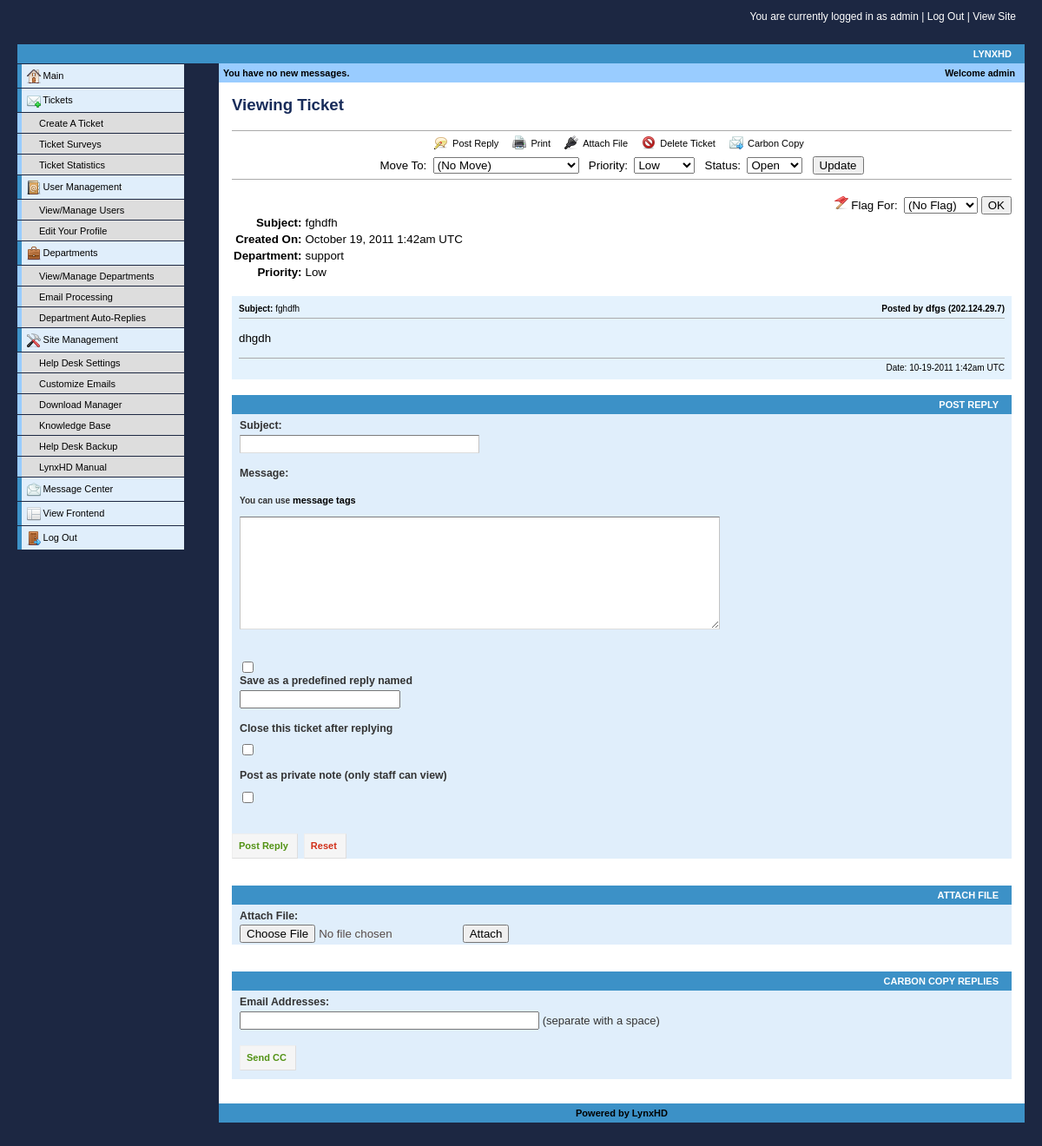
/admin/adminview.php?cmd=view&id=4E9E2B11 (signed in), run on the app's committed database.
### tables this page shows
CREATE TABLE IF NOT EXISTS `ticket` (
  `id` int(11) NOT NULL auto_increment,
  `ticket_id` varchar(40) NOT NULL default '',
  `dept_id` int(11) NOT NULL default '0',
  `email` varchar(255) NOT NULL default '',
  `name` varchar(20) NOT NULL default '',
  `subject` varchar(255) NOT NULL default '',
  `date` int(11) NOT NULL default '0',
  `status` int(11) NOT NULL default '0',
  `notify` tinyint(4) NOT NULL default '1',
  `priority` tinyint(4) NOT NULL default '0',
  `custom` text NOT NULL,
  `lastactivity` int(11) NOT NULL default '0',
  `lastpost` int(11) NOT NULL default '-1',
  `flag` int(11) NOT NULL default '-1',
  `private` int(4) NOT NULL default '0',
  `cc` text NOT NULL,
  PRIMARY KEY  (`id`)
);

CREATE TABLE IF NOT EXISTS `dept` (
  `id` int(11) NOT NULL auto_increment,
  `name` varchar(255) NOT NULL default '',
  `options` int(11) NOT NULL default '0',
  `sortnum` int(11) NOT NULL default '0',
  `description` varchar(255) NOT NULL default '',
  PRIMARY KEY  (`id`)
);

CREATE TABLE IF NOT EXISTS `post` (
  `id` int(11) NOT NULL auto_increment,
  `ticket_id` int(11) NOT NULL default '0',
  `user_id` int(11) NOT NULL default '0',
  `date` int(11) NOT NULL default '0',
  `subject` varchar(255) NOT NULL default '',
  `message` text NOT NULL,
  `ip` varchar(20) NOT NULL default '',
  `private` tinyint(4) NOT NULL default '0',
  PRIMARY KEY  (`id`)
);

### include/settings.php (called while the page is built, shortened)
<?
$db_prefix = '';
?>

### admin/adminview.php (the view, shortened to what this page needs)
<?php
include "../include/settings.php";
include "../include/include.php";
$HD_CURPAGE = $HD_URL_ADMINVIEW;
$options = array( "email", "url", "title", "emailheader", "emailfooter", "tags", "uploads", "email_ticket_notify", "email_ticket_notify_subject", "email_ticket_flagged", "email_ticket_flagged_subject", "autosurvey" );
$data = get_options( $options );
$ticketexists = 0;
if( $_GET[id][0] == 'M' )
  $is_ticket = 0;
else
  $is_ticket = 1;
if( $is_ticket )
{
  $exists = get_row_count( "SELECT COUNT(*) FROM {$pre}ticket AS ticket, {$pre}privilege AS priv WHERE ( ticket.ticket_id = '{$_GET[id]}' && priv.user_id = '{$_SESSION[user][id]}' && (priv.dept_id = ticket.dept_id || priv.dept_id = 0) )" );
  if( !$exists )
  {
    $msg = "<div class=\"errorbox\">Either you are not assigned to the department that this ticket was routed to or this ticket no longer exists.</div><br />";
    $ticketexists = 0;
  }
  else
    $ticketexists = 1;
}
if( $ticketexists )
{
  $row = mysql_fetch_array( mysql_query( "SELECT * FROM {$pre}ticket WHERE ( ticket_id = '{$_GET[id]}' )" ) );
  $row = mysql_fetch_array( mysql_query( "SELECT * FROM {$pre}ticket WHERE ( ticket_id = '{$_GET[id]}' )" ) );
}
include "./include/header.php";
?>
<div class="title"><?php echo $script_name ?> Viewing Ticket</div><br /><?php echo $msg ?>
<?php
if( $ticketexists )
{
?>
<center>
<table width="100%" border="0" cellspacing="0" cellpadding="0" bgcolor="#AAAAAA"><tr><td><img src="./images/blank.gif" width="1" height="1" /></td></tr></table>
<img src="./images/blank.gif" width="1" height="5" /><br />
<table border="0" cellspacing="0" cellpadding="0">
<tr>
<td><a href="#reply"><img src="./images/ticket-reply.png" alt="Post Reply" border="0" hspace="5" valign="middle" /></a></td><td><div class="normal"><a href="#reply">Post Reply</a>&nbsp;&nbsp;&nbsp;</div></td>
<td><a href="printable.php?id=<?php echo $_GET[id] ?>" target="_blank"><img src="./images/ticket-print.png" alt="Print" border="0" hspace="5" valign="middle" /></a></td><td><div class="normal"><a href="printable.php?id=<?php echo $_GET[id] ?>" target="_blank">Print</a>&nbsp;&nbsp;&nbsp;</div></td>
<?php
  if( $data[uploads] )
  {
?>
<td><a href="#attach"><img src="./images/ticket-attach.png" alt="Attach File" border="0" hspace="5" valign="middle" /></a></td><td><div class="normal"><a href="#attach">Attach File</a>&nbsp;&nbsp;&nbsp;</div></td>
<?php
  }
?>
<td><a href="javascript:if(confirm('Are you sure?')) window.location.href = '<?php echo $HD_CURPAGE . "?cmd=delete&id={$_GET[id]}" ?>'"><img src="./images/ticket-delete.png" alt="Delete<?php if( $is_ticket ) echo " Ticket" ?>" border="0" hspace="5" valign="middle" /></a></td><td><div class="normal"><a href="javascript:if(confirm('Are you sure?')) window.location.href = '<?php echo $HD_CURPAGE . "?cmd=delete&id={$_GET[id]}" ?>'">Delete<?php if( $is_ticket ) echo " Ticket" ?></a>&nbsp;&nbsp;&nbsp;</div></td>
<td><a href="#cc"><img src="./images/ticket-mailcc.png" alt="Carbon Copy" border="0" hspace="5" valign="middle" /></a></td><td><div class="normal"><a href="#cc">Carbon Copy</a>&nbsp;&nbsp;&nbsp;</div></td>
</tr>
</table>
</center>
<?php
  if( $is_ticket )
  {
?>
<img src="./images/blank.gif" width="1" height="8" /><br />
<center>
<table border="0" cellspacing="0" cellpadding="0">
<form action="<?php echo $HD_CURPAGE ?>" method="post">
<tr>
<td><div class="normal">Move To:&nbsp;
<select name="department">
<option value="-1">(No Move)</option>
</select>&nbsp;&nbsp;
Priority:&nbsp;
<select name="priority">
<option value="<?php echo $PRIORITY_LOW ?>" <?php echo ($row[priority] == $PRIORITY_LOW) ? "selected" : "" ?>>Low</option>
</select>&nbsp;&nbsp;
Status:&nbsp;
<select name="status">
<option value="<?php echo $HD_STATUS_OPEN ?>" <?php echo ($row[status] == $HD_STATUS_OPEN) ? "selected" : "" ?>>Open</option>
</select>&nbsp;&nbsp;
<input type="submit" value="Update" />
</div></td>
</tr>
</form>
</table>
</center>
<?php
  }
?>
<img src="./images/blank.gif" width="1" height="5" /><br />
<table width="100%" border="0" cellspacing="0" cellpadding="0" bgcolor="#AAAAAA"><tr><td><img src="./images/blank.gif" width="1" height="1" /></td></tr></table>
<br />
<?php
  if( $is_ticket )
  {
?>
<table width="100%" border="0" cellspacing="0" cellpadding="0">
<form action="<?php echo $HD_CURPAGE ?>" method="post">
<tr>
<td align="right">
<div class="normal"><img src="./images/mail-flag.png" /> Flag For:&nbsp;
<select name="flag">
<option value="-1" <?php if( $row[flag] == -1 ) echo "selected" ?>>(No Flag)</option>
</select>
<input type="submit" value="OK" />
</div></td>
</tr>
</form>
</table>
<?php
  }
?>
<table border="0" cellspacing="0" cellpadding="2">
<tr><td align="right"><div class="normal"><b>Subject:</b></div></td><td><div class="normal"><?php echo field( $row[subject] ) ?></div></td></tr>
<tr><td align="right"><div class="normal"><b>Created On:</b></div></td><td><div class="normal"><?php echo date( "F j, Y g:ia T", $row[date] ) ?></div></td></tr>
<?php
  if( $is_ticket )
  {
?>
<tr><td align="right"><div class="normal"><b>Department:</b></div></td><td><div class="normal">
<?php
    $res_dept = mysql_query( "SELECT name FROM {$pre}dept WHERE ( id = '{$row[dept_id]}' )" );
    $row_dept = mysql_fetch_array( $res_dept );
    echo field( $row_dept[0] );
?>
</div></td></tr>
<tr><td align="right"><div class="normal"><b>Priority:</b></div></td><td><div class="normal"><?php if( $row[priority] == $PRIORITY_LOW ) echo "Low"; else if( $row[priority] == $PRIORITY_MEDIUM ) echo "Medium"; else echo "High"; ?></div></td></tr>
<?php
  }
?>
</table>
<br />
<table width="100%" border="0" cellspacing="0" cellpadding="8">
<?php
  $res_post = mysql_query( "SELECT * FROM {$pre}post WHERE ( ticket_id = '{$row[id]}' ) ORDER BY date DESC" );
  $priv = get_row_count( "SELECT COUNT(*) FROM {$pre}privilege WHERE ( user_id = '{$_SESSION[user][id]}' && admin = '1' && (dept_id = '{$row[dept_id]}' || dept_id = '0') )" );
  while( $row_post = mysql_fetch_array( $res_post ) )
  {
    if( !$row_post["private"] )
    {
      $bgcolor = ($bgcolor == "#e4f2fd") ? "#EEEEEE" : "#e4f2fd";
      echo "<tr bgcolor=\"$bgcolor\"><td>";
    }
    else
    {
      $private_bgcolor = ($private_bgcolor == "#FFE0BC") ? "#FFEEDA" : "#FFE0BC";
      echo "<tr bgcolor=\"{$private_bgcolor}\"><td>";
    }
    if( $row_post[user_id] == -1 )
    {
      $ip = (trim( $row_post[ip] ) != "") ? " ({$row_post[ip]})" : "";
      echo "<table width=\"100%\" border=\"0\" cellspacing=\"0\" cellpadding=\"0\"><tr><td><div class=\"normal\"><font size=\"1\"><b>Subject:</b> " . field( $row_post[subject] ) . "</font></div></td><td><img src=\"./images/blank.gif\" width=\"10\" height=\"1\" /></td><td align=\"right\"><div class=\"normal\"><font size=\"1\"><b>Posted by <a href=\"mailto:{$row[email]}\">" . field( $row[name] ) . "</a>$ip</b></font></div></td></tr></table>";
    }
    if( $data[tags] )
      $row_post[message] = parse_tags( $row_post[message] );
    else
      $row_post[message] = parse_no_tags( $row_post[message] );
    echo "<img src=\"./images/blank.gif\" width=\"1\" height=\"5\" /><table width=\"100%\" border=\"0\" cellspacing=\"0\" cellpadding=\"0\" bgcolor=\"#AAAAAA\"><tr><td><img src=\"./images/blank.gif\" width=\"1\" height=\"1\" /></td></tr></table><img src=\"./images/blank.gif\" width=\"1\" height=\"15\" /><br />";
    echo "<div class=\"normal\">$row_post[message]</div>";
    echo "<img src=\"./images/blank.gif\" width=\"1\" height=\"15\" /><table width=\"100%\" border=\"0\" cellspacing=\"0\" cellpadding=\"0\" bgcolor=\"#AAAAAA\"><tr><td><img src=\"./images/blank.gif\" width=\"1\" height=\"1\" /></td></tr></table><img src=\"./images/blank.gif\" width=\"1\" height=\"5\" />";
    echo "<table width=\"100%\" border=\"0\" cellspacing=\"0\" cellpadding=\"0\"><tr><td width=\"25\">";
    echo "</td><td align=\"right\"><div class=\"normal\"><font size=\"1\">Date: " . date( "m-j-Y g:ia T", $row_post[date] ) . "</font></div></td></tr></table>";
  }
?>
</table>
<br />
<div id="container">
	<h1>Post Reply</h1>
<form class="wufoo" name="predefinedreply" action="<?php echo $HD_CURPAGE ?>" method="post">
<li>
	   <label class="desc">Subject:</label>
    <div>
    	<input class="field text medium" type="text" name="subject" value="<?php echo field( $_POST[subject] ) ?>" size="30" />
	</div>
</li>
<li>
	   <label class="desc">Message:</label>
	   <?php if( $data[tags] ) echo "<br /><div class=\"normal\"><font size=\"-2\"><b>You can use <a href=\"$HD_URL_TICKET_TAGS\" target=\"_blank\">message tags</a></b></font></div><img src=\"./images/blank.gif\" width=\"1\" height=\"5\" /><br />"; ?>
    <div>
    	<textarea class="field textarea medium" name="message" rows="8" cols="45"><?php echo field( $_POST[message] ) ?></textarea>
	</div>
</li>
<?php
  if( $is_ticket )
  {
?>
<br />
<li><div>
	<input class="field checkbox" type="checkbox" name="save" />
<label class="desc">Save as a predefined reply named</label>
	    <input type="text" name="replyname" />
	</div>
	</li>
	<li>
		 <label class="desc">Close this ticket after replying</label>
		 <div>
		 	<input class="field checkbox" type="checkbox" name="close" />
		 </div>
	</li>
	<li>
		 <label class="desc">Post as private note (only staff can view)</label>
		<div>
		 	<input class="field checkbox" type="checkbox" name="private" />
		 </div>
	</li>
<?php
  }
?>
<br />
<div class="buttons">
    <button type="submit" class="positive">Post Reply</button>
	<button type="reset" class="negative">Reset</button>
</div>
</form>
</div>
<?php
  if( $data[uploads] )
  {
?>
<br />
<div id="container">
	<h1>Attach File</h1>
<form class="wufoo" enctype="multipart/form-data" action="<?php echo $HD_CURPAGE ?>" method="post">
  <li>
	   <label class="desc">Attach File:</label> <input name="userfile" type="file"> <input type="submit" value="Attach">
</form>
</div>
<?php
  }
?>
<br />
<div id="container">
	<h1>Carbon Copy Replies</h1>
<form class="wufoo" action="<?php echo $HD_CURPAGE ?>" method="post">
<li>
	   <label class="desc">Email Addresses:</label>
	   <div>
	    <input type="text" name="cc" size="40" value="<?php echo field( $row[cc] ) ?>" />
		(separate with a space)
		</div>
		<div class="buttons">
    <button type="submit" class="positive">Send CC</button>
</div>
</form>
</div>
<?php
}
?>
<?php
include "./include/footer.php";
?>

### include/include.php (shortened to what this page needs)
<?php
$PRIORITY_LOW = 0;
$HD_STATUS_OPEN = 0;
$HD_URL_ADMINVIEW = "adminview.php";
$HD_URL_TICKET_TAGS = "tickettags.php";
$CODEFROM = array(
  "/([^=a-z0-9\._-]|^)([a-z_-][a-z0-9\._-]*@[a-z0-9_-]+(\.[a-z0-9_-]+)+)/is",
  "/([^=\]]|^)(https?:\/\/[^<>()\s]+)/is",
  "/\[url\](.+?)\[\/url\]/is",
  "/\[url=(.+?)\](.+?)\[\/url\]/is",
  "/\[b\](.+?)\[\/b\]/is",
  "/\[i\](.+?)\[\/i\]/is",
  "/\[u\](.+?)\[\/u\]/is",
  "/\[s\](.+?)\[\/s\]/is",
  "/\[img\](.+?)\[\/img\]/i",
  "/\[color=([\w#]+)\](.*?)\[\/color\]/is",
  "/\[black\](.+?)\[\/black\]/is",
  "/\[white\](.+?)\[\/white\]/is",
  "/\[red\](.+?)\[\/red\]/is",
  "/\[green\](.+?)\[\/green\]/is",
  "/\[blue\](.+?)\[\/blue\]/is",
  "/\[font=(.+?)\](.+?)\[\/font\]/is",
  "/\[size=(.+?)\](.+?)\[\/size\]/is",
	"/\[pre\](.+?)\[\/pre\]/is",
	"/\[left\](.+?)\[\/left\]/is",
	"/\[right\](.+?)\[\/right\]/is",
	"/\[center\](.+?)\[\/center\]/is",
	"/\[sub\](.+?)\[\/sub\]/is",
	"/\[sup\](.+?)\[\/sup\]/is",
	"/\[table\](.+?)\[\/table\]/is",
	"/\[tr\](.+?)\[\/tr\]/is",
	"/\[td\](.+?)\[\/td\]/is",
	"/\[ftp\](.+?)\[\/ftp\]/is",
	"/\[ftp=(.+?)\](.+?)\[\/ftp\]/is",
  "/\[email\](.+?)\[\/email\]/is",
  "/\[hr\]/i",
  "/\[list\]/",
  "/\[\/list\]/",
  "/\[\*\](.+?)/s",
  "/\[code\](.+?)\[\/code\]/is"
);
$CODETO = array(
  "$1<a href=\"mailto:$2\">$2</a>",
  "$1<a href=\"$2\" target=\"_blank\">$2</a>",
  "<a href=\"$1\" target=\"_blank\">$1</a>",
  "<a href=\"$1\" target=\"_blank\">$2</a>",
  "<b>$1</b>",
  "<i>$1</i>",
  "<u>$1</u>",
  "<s>$1</s>",
  "<img src=\"$1\">",
  "<font color=\"$1\">$2</font>",
  "<font color=\"#000000\">$1</font>",
  "<font color=\"#FFFFFF\">$1</font>",
  "<font color=\"#FF0000\">$1</font>",
  "<font color=\"#00FF00\">$1</font>",
  "<font color=\"#0000FF\">$1</font>",
  "<font face=\"$1\">$2</font>",
  "<font size=$1>$2</font>",
  "<pre>$1</pre>",
  "<div align=\"left\">$1</div>",
  "<div align=\"right\">$1</div>",
  "<div align=\"center\">$1</div>",
	"<sub>$1</sub>",
	"<sup>$</sub>",
	"<table>$1</table>",
	"<tr>$1</tr>",
	"<td>$1</td>",
	"<a href=\"$1\" target=\"_blank\">$1</a>",
  "<a href=\"$1\" target=\"_blank\">$2</a>",
  "<a href=\"$1\" target=\"_blank\">$1</a>",
  "<hr>",
  "<ul>",
  "</ul>",
  "<li>$1",
  "<br><table width=\"100%\" border=0 cellspacing=0 cellpadding=5><tr><td><font face=\"Courier New\" size=2>$1</font></td></tr></table><br>"
);
$pre = $db_prefix;
function field( $data )
{
  return htmlspecialchars( stripslashes( $data ) );
}
function get_row_count( $query )
{
  $res = mysql_query( $query );
  $row = mysql_fetch_array( $res );
  return $row[0];
}
function get_options( $options )
{
  global $pre;
  $data = array( );
  for( $i = 0; $i < count( $options ); $i++ )
  {
    $res = mysql_query( "SELECT text FROM {$pre}options WHERE ( name = '{$options[$i]}' )" );
    $row = mysql_fetch_array( $res );
    $data[$options[$i]] = $row[0];
  }
  return $data;
}
function parse_tags( $text )
{
  global $CODEFROM, $CODETO;
  $text = htmlspecialchars( $text );
  $text = str_replace( "  ", "&nbsp;", $text );
  $text = str_replace( "\t", "&nbsp;&nbsp;&nbsp;", $text );
  $text = str_replace( "\r", "", $text );
  $text = str_replace( "\n", "<br>", $text );
  $text = preg_replace( $CODEFROM, $CODETO, $text );
  return $text;
}
?>

### data on the page
ticket: priority "Low", status "Open", flag "(No Flag)", subject "fghdfh", date "October 19, 2011 1:42am UTC"
dept: name "support"
post: subject "fghdfh", ticket.name "dfgs", ip "(202.124.29.7)", message "dhgdh", date "10-19-2011 1:42am UTC"

### other printed values
$_SESSION[user][name] "admin"
$website_name "LYNXHD"
